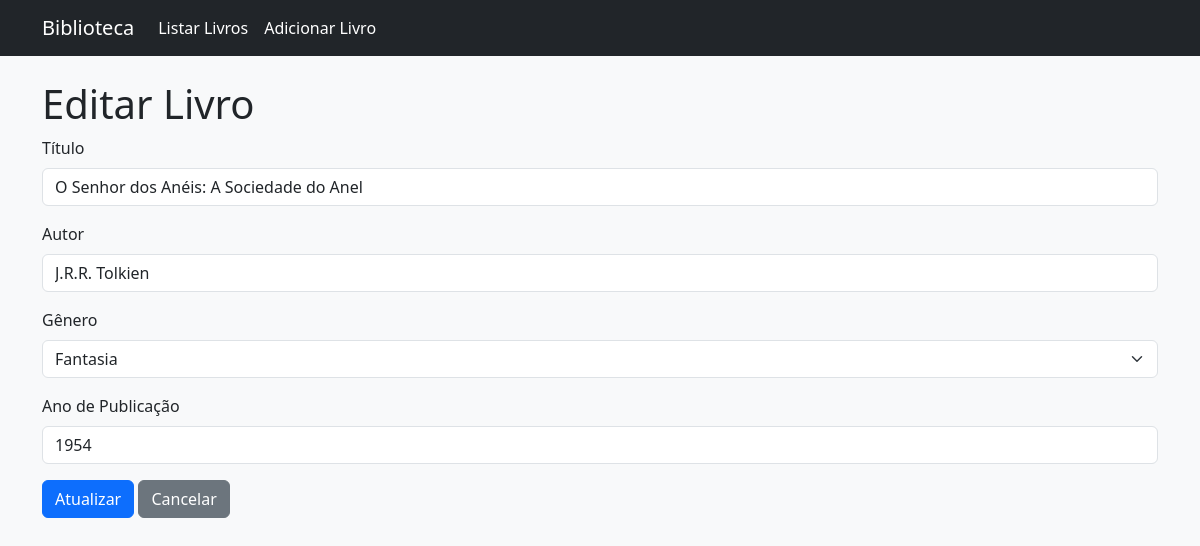
/editar.php?id=5, run on the app's committed database.
### tables this page shows
CREATE TABLE `livros` (
  `id` int(11) NOT NULL,
  `titulo` varchar(255) NOT NULL,
  `autor` varchar(255) NOT NULL,
  `genero` varchar(100) DEFAULT NULL,
  `ano_publicacao` int(4) DEFAULT NULL,
  `data_cadastro` timestamp NOT NULL DEFAULT current_timestamp()
);

### editar.php (the view, shortened to what this page needs)
<?php
include 'config/conexao.php';
$id = $_GET['id'];
$sql = "SELECT * FROM livros WHERE id = $id";
$resultado = mysqli_query($conexao, $sql);
$livro = mysqli_fetch_assoc($resultado);
include 'templates/header.php';
?>
<h1>Editar Livro</h1>
<form action="editar.php?id=<?php echo $id; ?>" method="post">
    <div class="mb-3">
        <label for="titulo" class="form-label">Título</label>
        <input type="text" class="form-control" id="titulo" name="titulo" value="<?php echo htmlspecialchars($livro['titulo']); ?>" required>
    </div>
    <div class="mb-3">
        <label for="autor" class="form-label">Autor</label>
        <input type="text" class="form-control" id="autor" name="autor" value="<?php echo htmlspecialchars($livro['autor']); ?>" required>
    </div>
    <?php
    $generos = ['Aventura', 'Autoajuda', 'Biografia', 'Distopia', 'Drama', 'Fantasia', 'Ficção Científica', 'Histórico', 'Infantil', 'Mistério', 'Não-Ficção', 'Poesia', 'Policial', 'Romance', 'Sátira', 'Suspense', 'Terror'];
    $genero_atual = $livro['genero'];
    ?>
    <div class="mb-3">
        <label for="genero" class="form-label">Gênero</label>
        <select class="form-select" id="genero" name="genero">
            <?php
            foreach ($generos as $genero) {
                $selecionado = ($genero == $genero_atual) ? 'selected' : '';
                echo "<option value=\"$genero\" $selecionado>$genero</option>";
            }
            ?>
        </select>
    </div>
    <div class="mb-3">
        <label for="ano_publicacao" class="form-label">Ano de Publicação</label>
        <input type="number" class="form-control" id="ano_publicacao" name="ano_publicacao" value="<?php echo htmlspecialchars($livro['ano_publicacao']); ?>" min="1000" max="2099" step="1">
    </div>
    <button type="submit" class="btn btn-primary">Atualizar</button>
    <a href="index.php" class="btn btn-secondary">Cancelar</a>
</form>
<?php include 'templates/footer.php'; ?>

### css/style.css (style rules this page uses)
body { background-color: #f8f9fa; }

### data on the page
livros: titulo "O Senhor dos Anéis: A Sociedade do Anel", autor "J.R.R. Tolkien", ano_publicacao "1954"

### other printed values
form field genero "Fantasia"
